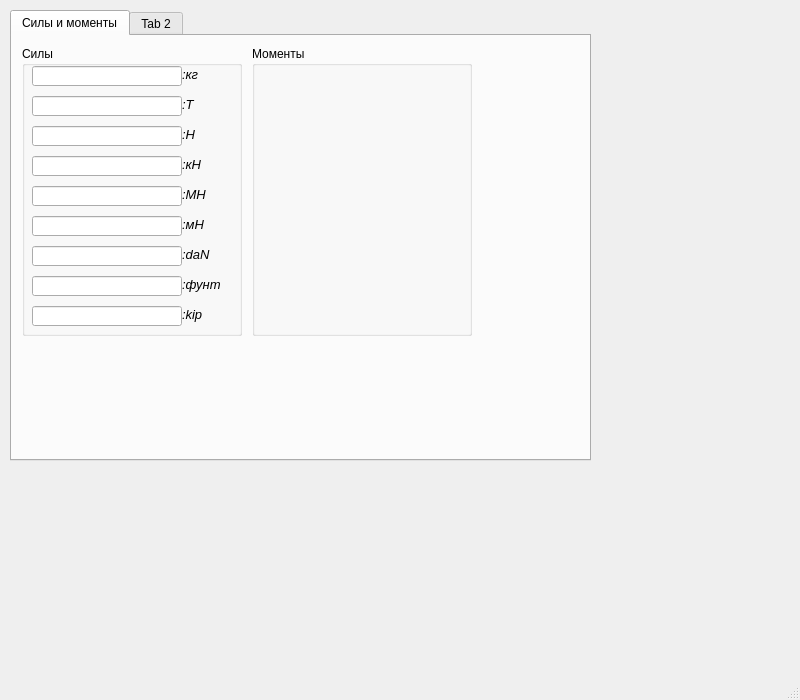
<?xml version="1.0" encoding="UTF-8"?>
<ui version="4.0">
 <class>RosmaryCandA</class>
 <widget class="QMainWindow" name="RosmaryCandA">
  <property name="geometry">
   <rect>
    <x>0</x>
    <y>0</y>
    <width>800</width>
    <height>700</height>
   </rect>
  </property>
  <property name="minimumSize">
   <size>
    <width>700</width>
    <height>700</height>
   </size>
  </property>
  <property name="windowTitle">
   <string>MainWindow</string>
  </property>
  <property name="windowIcon">
   <iconset resource="res.qrc">
    <normaloff>:/icon/resources/RosmaryC&amp;A.png</normaloff>:/icon/resources/RosmaryC&amp;A.png</iconset>
  </property>
  <property name="iconSize">
   <size>
    <width>24</width>
    <height>24</height>
   </size>
  </property>
  <widget class="QWidget" name="centralwidget">
   <widget class="QTabWidget" name="tabWidget_convertor">
    <property name="geometry">
     <rect>
      <x>10</x>
      <y>10</y>
      <width>581</width>
      <height>451</height>
     </rect>
    </property>
    <property name="currentIndex">
     <number>0</number>
    </property>
    <widget class="QWidget" name="tab_forces_and_moments">
     <attribute name="title">
      <string>Силы и моменты</string>
     </attribute>
     <widget class="QGroupBox" name="groupBox_force">
      <property name="geometry">
       <rect>
        <x>10</x>
        <y>10</y>
        <width>220</width>
        <height>290</height>
       </rect>
      </property>
      <property name="title">
       <string>Силы</string>
      </property>
      <widget class="QLineEdit" name="lineEdit_kg">
       <property name="geometry">
        <rect>
         <x>10</x>
         <y>20</y>
         <width>150</width>
         <height>20</height>
        </rect>
       </property>
       <property name="text">
        <string/>
       </property>
      </widget>
      <widget class="QLineEdit" name="lineEdit_kN">
       <property name="geometry">
        <rect>
         <x>10</x>
         <y>110</y>
         <width>150</width>
         <height>20</height>
        </rect>
       </property>
      </widget>
      <widget class="QLabel" name="label_kg">
       <property name="geometry">
        <rect>
         <x>160</x>
         <y>20</y>
         <width>31</width>
         <height>16</height>
        </rect>
       </property>
       <property name="font">
        <font>
         <pointsize>10</pointsize>
         <italic>true</italic>
         <underline>false</underline>
         <strikeout>false</strikeout>
        </font>
       </property>
       <property name="text">
        <string>:кг</string>
       </property>
      </widget>
      <widget class="QLabel" name="label_kN">
       <property name="geometry">
        <rect>
         <x>160</x>
         <y>110</y>
         <width>31</width>
         <height>16</height>
        </rect>
       </property>
       <property name="font">
        <font>
         <pointsize>10</pointsize>
         <weight>50</weight>
         <italic>true</italic>
         <bold>false</bold>
         <underline>false</underline>
         <strikeout>false</strikeout>
        </font>
       </property>
       <property name="text">
        <string>:кН</string>
       </property>
      </widget>
      <widget class="QLineEdit" name="lineEdit_N">
       <property name="geometry">
        <rect>
         <x>10</x>
         <y>80</y>
         <width>150</width>
         <height>20</height>
        </rect>
       </property>
      </widget>
      <widget class="QLabel" name="label_N">
       <property name="geometry">
        <rect>
         <x>160</x>
         <y>80</y>
         <width>31</width>
         <height>16</height>
        </rect>
       </property>
       <property name="font">
        <font>
         <pointsize>10</pointsize>
         <italic>true</italic>
        </font>
       </property>
       <property name="text">
        <string>:Н</string>
       </property>
      </widget>
      <widget class="QLineEdit" name="lineEdit_mN">
       <property name="geometry">
        <rect>
         <x>10</x>
         <y>170</y>
         <width>150</width>
         <height>20</height>
        </rect>
       </property>
      </widget>
      <widget class="QLabel" name="label_mN">
       <property name="geometry">
        <rect>
         <x>160</x>
         <y>170</y>
         <width>31</width>
         <height>16</height>
        </rect>
       </property>
       <property name="font">
        <font>
         <pointsize>10</pointsize>
         <italic>true</italic>
        </font>
       </property>
       <property name="text">
        <string>:мН</string>
       </property>
      </widget>
      <widget class="QLineEdit" name="lineEdit_daN">
       <property name="geometry">
        <rect>
         <x>10</x>
         <y>200</y>
         <width>150</width>
         <height>20</height>
        </rect>
       </property>
      </widget>
      <widget class="QLabel" name="label_daN">
       <property name="geometry">
        <rect>
         <x>160</x>
         <y>200</y>
         <width>31</width>
         <height>16</height>
        </rect>
       </property>
       <property name="font">
        <font>
         <pointsize>10</pointsize>
         <italic>true</italic>
        </font>
       </property>
       <property name="text">
        <string>:daN</string>
       </property>
      </widget>
      <widget class="QLineEdit" name="lineEdit_ib">
       <property name="geometry">
        <rect>
         <x>10</x>
         <y>230</y>
         <width>150</width>
         <height>20</height>
        </rect>
       </property>
      </widget>
      <widget class="QLabel" name="label_ib">
       <property name="geometry">
        <rect>
         <x>160</x>
         <y>230</y>
         <width>41</width>
         <height>16</height>
        </rect>
       </property>
       <property name="font">
        <font>
         <pointsize>10</pointsize>
         <italic>true</italic>
        </font>
       </property>
       <property name="text">
        <string>:фунт</string>
       </property>
      </widget>
      <widget class="QLineEdit" name="lineEdit_T">
       <property name="geometry">
        <rect>
         <x>10</x>
         <y>50</y>
         <width>150</width>
         <height>20</height>
        </rect>
       </property>
      </widget>
      <widget class="QLabel" name="label_T">
       <property name="geometry">
        <rect>
         <x>160</x>
         <y>50</y>
         <width>31</width>
         <height>16</height>
        </rect>
       </property>
       <property name="font">
        <font>
         <pointsize>10</pointsize>
         <italic>true</italic>
        </font>
       </property>
       <property name="text">
        <string>:T</string>
       </property>
      </widget>
      <widget class="QLineEdit" name="lineEdit_MN">
       <property name="geometry">
        <rect>
         <x>10</x>
         <y>140</y>
         <width>150</width>
         <height>20</height>
        </rect>
       </property>
      </widget>
      <widget class="QLabel" name="label_MN">
       <property name="geometry">
        <rect>
         <x>160</x>
         <y>140</y>
         <width>31</width>
         <height>16</height>
        </rect>
       </property>
       <property name="font">
        <font>
         <pointsize>10</pointsize>
         <italic>true</italic>
        </font>
       </property>
       <property name="text">
        <string>:МН</string>
       </property>
      </widget>
      <widget class="QLineEdit" name="lineEdit_kip">
       <property name="geometry">
        <rect>
         <x>10</x>
         <y>260</y>
         <width>150</width>
         <height>20</height>
        </rect>
       </property>
      </widget>
      <widget class="QLabel" name="label_kip">
       <property name="geometry">
        <rect>
         <x>160</x>
         <y>260</y>
         <width>41</width>
         <height>16</height>
        </rect>
       </property>
       <property name="font">
        <font>
         <pointsize>10</pointsize>
         <italic>true</italic>
        </font>
       </property>
       <property name="text">
        <string>:kip</string>
       </property>
      </widget>
     </widget>
     <widget class="QGroupBox" name="groupBox_moment">
      <property name="geometry">
       <rect>
        <x>240</x>
        <y>10</y>
        <width>220</width>
        <height>290</height>
       </rect>
      </property>
      <property name="title">
       <string>Моменты</string>
      </property>
     </widget>
    </widget>
    <widget class="QWidget" name="tab_2">
     <attribute name="title">
      <string>Tab 2</string>
     </attribute>
    </widget>
   </widget>
  </widget>
  <widget class="QMenuBar" name="menuBar">
   <property name="geometry">
    <rect>
     <x>0</x>
     <y>0</y>
     <width>800</width>
     <height>21</height>
    </rect>
   </property>
  </widget>
  <widget class="QStatusBar" name="statusBar"/>
 </widget>
 <resources>
  <include location="res.qrc"/>
 </resources>
 <connections/>
</ui>
